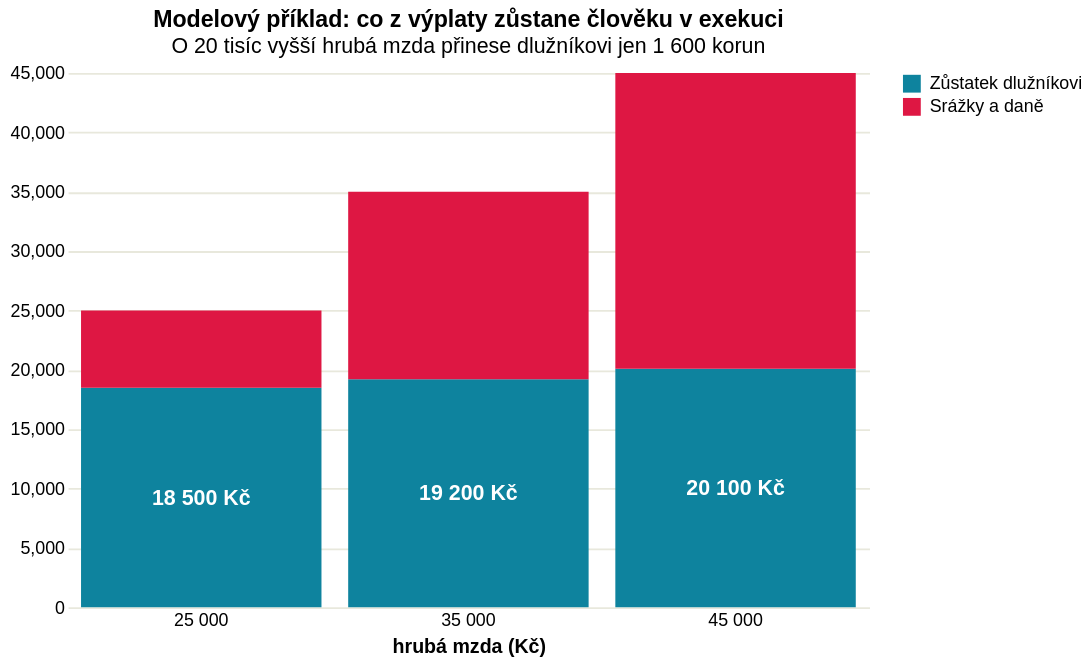

Express this chart as Vega-Lite.
### Vega-Lite specification from a JSON file in a GitHub repository (floating-point values rounded to 4 significant figures)
{"$schema": "https://vega.github.io/schema/vega-lite/v5.json", "title": {"text": "Modelový příklad: co z výplaty zůstane člověku v exekuci", "subtitle": "O 20 tisíc vyšší hrubá mzda přinese dlužníkovi jen 1 600 korun"}, "width": 450, "height": 300, "data": {"values": [{"hruba_mzda": "25 000", "typ": "Zůstatek dlužníkovi", "castka": 18500, "label": "18 500 Kč", "label_y": 9250, "order": 1}, {"hruba_mzda": "25 000", "typ": "Srážky a daně", "castka": 6500, "label": "6 500 Kč", "label_y": 0, "order": 2}, {"hruba_mzda": "35 000", "typ": "Zůstatek dlužníkovi", "castka": 19200, "label": "19 200 Kč", "label_y": 9600, "order": 1}, {"hruba_mzda": "35 000", "typ": "Srážky a daně", "castka": 15800, "label": "15 800 Kč", "label_y": 0, "order": 2}, {"hruba_mzda": "45 000", "typ": "Zůstatek dlužníkovi", "castka": 20100, "label": "20 100 Kč", "label_y": 10050, "order": 1}, {"hruba_mzda": "45 000", "typ": "Srážky a daně", "castka": 24900, "label": "24 900 Kč", "label_y": 0, "order": 2}]}, "layer": [{"params": [{"name": "serie", "select": {"type": "point", "fields": ["typ"]}, "bind": "legend"}], "mark": {"type": "bar"}, "encoding": {"x": {"field": "hruba_mzda", "type": "nominal", "title": "hrubá mzda (Kč)", "sort": ["25 000", "35 000", "45 000"], "axis": {"labelAngle": 0, "domain": false, "ticks": false, "titleFontWeight": "bold"}}, "y": {"field": "castka", "type": "quantitative", "title": null, "axis": {"grid": true, "gridColor": "#e8e8dc", "domain": false, "ticks": false}}, "color": {"field": "typ", "type": "nominal", "scale": {"domain": ["Zůstatek dlužníkovi", "Srážky a daně"], "range": ["#0e839e", "#de1743"]}, "legend": {"title": null}}, "order": {"field": "order"}, "opacity": {"condition": {"param": "serie", "value": 1}, "value": 0.18}, "tooltip": [{"field": "hruba_mzda", "title": "Hrubá mzda (Kč)"}, {"field": "typ", "title": "Položka"}, {"field": "label", "title": "Částka měsíčně"}]}}, {"transform": [{"filter": "datum.typ == 'Zůstatek dlužníkovi'"}], "mark": {"type": "text", "align": "center", "baseline": "middle", "fontSize": 12, "fontWeight": "bold", "color": "#ffffff"}, "encoding": {"x": {"field": "hruba_mzda", "type": "nominal", "sort": ["25 000", "35 000", "45 000"]}, "y": {"field": "label_y", "type": "quantitative"}, "text": {"field": "label"}, "opacity": {"condition": {"param": "serie", "value": 1}, "value": 0.18}}}], "config": {"view": {"stroke": "transparent"}}, "_source": "Mapa zadlužení / IPŘP, PAQ Research, Daniel Prokop: Slepé skvrny"}
